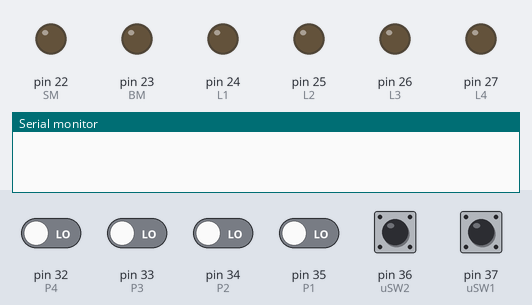
Bench run of a sketch on a simulated Arduino Mega 2560, built with avr-gcc and run on an emulated ATmega2560. Parts: output pins drawn as LEDs (lit = HIGH), the last lines printed to the serial monitor. The inputs (shaded band) are chosen by the test bench; at power-on: pin 32 (P4), pin 33 (P3), pin 34 (P2), pin 35 (P1), pin 36 (uSW2), pin 37 (uSW1) LOW.

Above: at 1.2 s.
1.3 s: pin 36 (uSW2) pulled HIGH for 3.2 s
At 2.5 s:
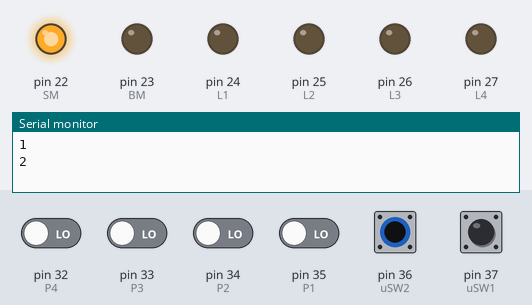
6.0 s: pin 32 (P4) driven HIGH
At 7.5 s:
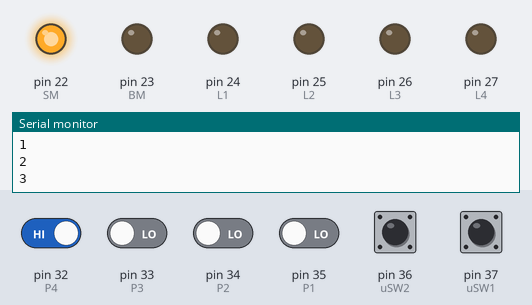
7.8 s: pin 32 (P4) driven LOW
At 8.2 s:
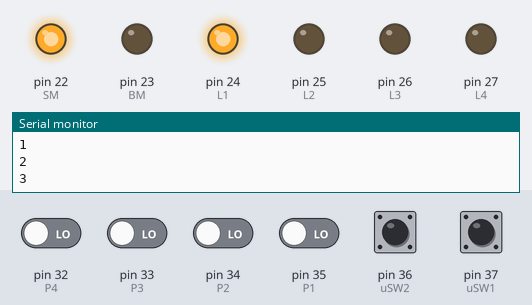
10.8 s: pin 33 (P3) driven HIGH
At 11.2 s:
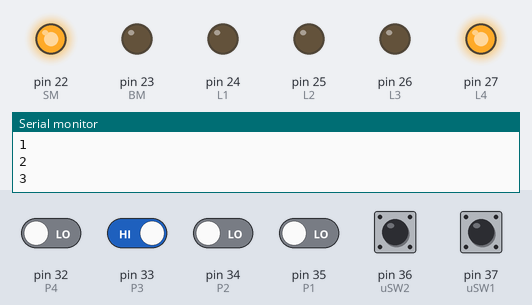
Timing chart, 0 to 13.3 s (numbered marks = the images above; inputs shaded):
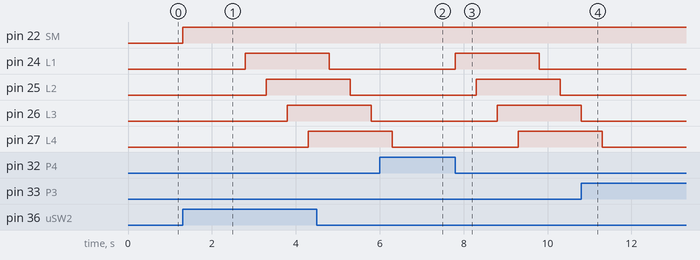

The sketch:

hellDelay.ino
```cpp
#define uSW1 37
#define uSW2 36
#define P1 35
#define P2 34
#define P3 33
#define P4 32
#define SM 22
#define BM 23
#define L1 24
#define L2 25
#define L3 26
#define L4 27

unsigned int cont = 1;

void setup()
{
  pinMode(SM, OUTPUT);
  pinMode(BM, OUTPUT);
  pinMode(L1, OUTPUT);
  pinMode(L2, OUTPUT);
  pinMode(L3, OUTPUT);
  pinMode(L4, OUTPUT);
  pinMode(uSW1, INPUT);
  pinMode(uSW2, INPUT);
  pinMode(P1, INPUT);
  pinMode(P2, INPUT);
  pinMode(P3, INPUT);
  pinMode(P4, INPUT);
  Serial.begin(9600);
}

void loop(){
   while(cont<=3){
    if(digitalRead(uSW1)== HIGH){
      digitalWrite(SM,LOW);
      digitalWrite(BM,HIGH);
      delay(500);
    }else if(digitalRead(uSW2) == HIGH){
      digitalWrite(BM,LOW);
      digitalWrite(SM,HIGH);
      delay(500);
       Serial.println(cont);
      cont++;
   }
    //Serial.println(cont);
      //cont++;
   }
  while(digitalRead(P1)== LOW && digitalRead(P2)== LOW && digitalRead(P3)== LOW && digitalRead(P4)== LOW){
    digitalWrite(L1,HIGH);
    delay(500);
    digitalWrite(L2,HIGH);
    delay(500);
    digitalWrite(L3,HIGH);
    delay(500);
    digitalWrite(L4,HIGH);
    delay(500);
    digitalWrite(L1,LOW);
    delay(500);
    digitalWrite(L2,LOW);
    delay(500);
    digitalWrite(L3,LOW);
    delay(500);
    digitalWrite(L4,LOW);
    delay(500);
  }
}
```

Measured:
- after the input at 1.3 s, pin 22 (SM): LOW → HIGH at once; pin 24 (L1): LOW → HIGH after 1.5 s, → LOW 2.0 s later; pin 25 (L2): LOW → HIGH after 2.0 s, → LOW 2.0 s later; pin 26 (L3): LOW → HIGH after 2.5 s, → LOW 2.0 s later; pin 27 (L4): LOW → HIGH after 3.0 s
- after the input at 6.0 s, pin 24 (L1): stays LOW (without the input it goes to HIGH after 0.80 s); pin 25 (L2): stays LOW (without the input it goes to HIGH after 1.3 s)
- after the input at 7.8 s, pin 24 (L1): LOW → HIGH at once, → LOW 2.0 s later; pin 25 (L2): LOW → HIGH after 0.50 s, → LOW 2.0 s later; pin 26 (L3): LOW → HIGH after 1.0 s; pin 27 (L4): LOW → HIGH after 1.5 s
- after the input at 10.8 s, pin 24 (L1): stays LOW (without the input it goes to HIGH after 1.0 s); pin 25 (L2): stays LOW (without the input it goes to HIGH after 1.5 s); pin 26 (L3): goes on until 10.8 s, then stays LOW
